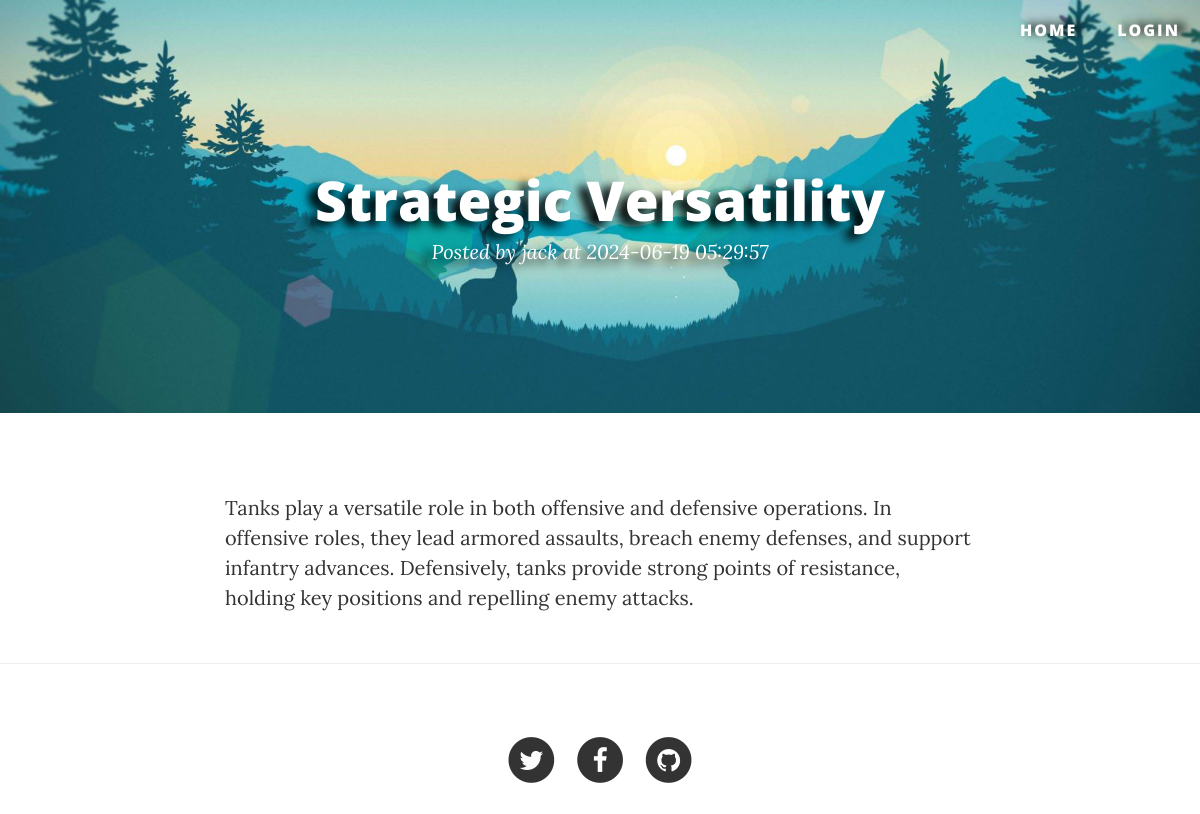
Screenshot of /view/posts/post.php?id=3 with the database file from the repository.
### tables this page shows
CREATE TABLE `posts` (
  `id` int NOT NULL,
  `author_id` int NOT NULL,
  `title` varchar(100) NOT NULL,
  `content` longtext NOT NULL,
  `image` varchar(255) DEFAULT NULL,
  `status` varchar(50) DEFAULT NULL,
  `created_at` timestamp NOT NULL DEFAULT CURRENT_TIMESTAMP,
  `updated_at` timestamp NOT NULL DEFAULT CURRENT_TIMESTAMP ON UPDATE CURRENT_TIMESTAMP
);

CREATE TABLE `accounts` (
  `id` int NOT NULL,
  `user_id` int NOT NULL,
  `username` varchar(100) NOT NULL,
  `password` varchar(255) NOT NULL,
  `status` int NOT NULL
);

CREATE TABLE `users` (
  `id` int NOT NULL,
  `full_name` varchar(255) NOT NULL,
  `address` varchar(255) NOT NULL,
  `age` int NOT NULL,
  `sex` varchar(10) NOT NULL,
  `phone_number` varchar(255) NOT NULL,
  `email` varchar(50) NOT NULL,
  `role` varchar(50) DEFAULT NULL,
  `status` varchar(50) DEFAULT NULL,
  `created_at` timestamp NOT NULL DEFAULT CURRENT_TIMESTAMP,
  `updated_at` timestamp NOT NULL DEFAULT CURRENT_TIMESTAMP ON UPDATE CURRENT_TIMESTAMP
);

### model/blogs.php (called while the page is built, shortened)
<?php
class Blogs {
    private $author_id;
    private $title;
    private $content;
    private $updated_at;
    public function __construct(
        $pdo,
        $id = null,
        $author_id = null,
        $title = null,
        $content = null,
        $image = [],
        $status = null,
        $image_path = null,
        $directory_file_call = null,
        $updated_at = null
    ){
        $this->author_id = $author_id;
        $this->title = $title;
        $this->content = $content;
        $this->updated_at = $updated_at;
    }
    public function getAuthorId() {
        return $this->author_id;
    }
    public function getTitle() {
        return $this->title;
    }
    public function getContent() {
        return $this->content;
    }
    public function getUpdatedAt(){
        return $this->updated_at;
    }
    public static function getById($pdo, $id): Blogs
    {
        try{
            $stmt = $pdo->prepare(self::BASE_QUERY . self::TABLE.".".self::ID. " = ?");
            $stmt->execute([$id]);
            $result = $stmt->fetchAll(PDO::FETCH_ASSOC);
            if(count($result)){
                foreach ($result as $value){
                    return new Blogs(
                        $pdo,
                        $value['id'],
                        $value['author_id'],
                        $value['title'],
                        $value['content'],
                        null,
                        $value['status'],
                        $value['image'],
                        null,
                        $value['updated_at']
                    );
                }
            }
            return new Blogs($pdo);
        } catch (PDOException $e) {
            throw new exception('Cannot get post with id: '.$id. ' cause: '.  $e->getMessage());
        }
    }
}

### model/users.php (called while the page is built, shortened)
<?php
class Users
{
    private $id;
    private $full_name;
    public function __construct(
        $pdo,
        $id = null,
        $full_name = null,
        $address = null,
        $age = null,
        $sex = null,
        $phone_number = null,
        $email = null,
        $username = null,
        $password = null,
        $role = self::ROLE_USER,
        $status = self::STATUS_ACTIVE
    ){
        $this->id = $id;
        $this->full_name = $full_name;
    }
    public function getId() {
        return $this->id;
    }
    public function getFullName() {
        return $this->full_name;
    }
    public static function getById($pdo, $id): Users
    {
        try{
            $stmt = $pdo->prepare(self::BASE_QUERY . self::TABLE. "." . self::ID. " = ?");
            $stmt->execute([$id]);
            $result = $stmt->fetchAll(PDO::FETCH_ASSOC);
            if(count($result)){
                foreach ($result as $value){
                    return new Users(
                        $pdo,
                        $value['id'],
                        $value['full_name'],
                        $value['address'],
                        $value['age'],
                        $value['sex'],
                        $value['phone_number'],
                        $value['email'],
                        $value['username'],
                        $value['password'],
                        $value['role'],
                        $value['status']
                    );
                }
            }
            return new Users($pdo);
        } catch (PDOException $e) {
            throw new exception('Cannot get user with id: '.$id.' cause: '.  $e->getMessage());
        }
    }
}

### view/posts/post.php (the view, shortened to what this page needs)
<?php
include_once "../../model/blogs.php";
include_once "../../model/users.php";
$author_name = '';
$user_id = '';
$author_id = '';
$username = 'User';
$title = '';
$content = '';
$updated_at = '';
if (isset($_GET['id'])){
    try {
        $user_id = $_SESSION['user_id'] ?? '';
        $username = $_SESSION['name'] ?? '';
        $pdo = new Database();
        $pdo->setAttribute(PDO::ATTR_EMULATE_PREPARES, false);
        $pdo->setAttribute(PDO::ATTR_ERRMODE, PDO::ERRMODE_EXCEPTION);
        $post = Blogs::getById($pdo,$_GET['id']);
        $author = Users::getById($pdo, $post->getAuthorId());
        $author_id = $author->getId();
        $author_name = $author->getFullName();
        $title = $post->getTitle();
        $content = $post->getContent();
        $updated_at = $post->getUpdatedAt();
    } catch (Exception $e) {
        $error = 'Can not get list posts: '.  $e->getMessage();
    }
}
?>
<!DOCTYPE html>
<html lang="en">
<head>
    <link href="../resource/vendor/bootstrap/css/bootstrap.min.css" rel="stylesheet">
    <link href="../resource/css/clean-blog.css" rel="stylesheet">
    <link href="../resource/vendor/font-awesome/css/font-awesome.min.css" rel="stylesheet" type="text/css">
</head>
<body>
<nav class="navbar navbar-default navbar-custom navbar-fixed-top">
    <div class="container-fluid">
        <div class="collapse navbar-collapse" id="bs-example-navbar-collapse-1">
            <ul class="nav navbar-nav navbar-right">
                <li>
                    <a href="../../index.php">Home</a>
                </li>
                <?php
                if (isset($_SESSION['login']) && $user_id) {
                    echo "
                            <li class='dropdown'>
                                <a class='dropbtn'> Welcome ".$username. "</a>
                                <div class='dropdown-content'>
                                    <a class='dropdown_item-1' href='../user/detail.php?id=".$user_id."'>Account</a>
                                    <a class='dropdown_item-2' href='../posts/create.php'>Create Posts</a>
                                    <a class='dropdown_item-3' href='../logout.php'>Logout</a>
                                </div>
                            </li>";
                }else{
                    echo "<li><a href='../login.php'>Login</a></li>";
                }
                ?>
            </ul>
        </div>
    </div>
</nav>
<header class="intro-header">
    <div class="container">
        <div class="row">
            <div class="col-lg-8 col-lg-offset-2 col-md-10 col-md-offset-1">
                <div class="post-heading" style="text-align: center">
                    <h1><?= $title?></h1>
                    <span class="meta">Posted by <a href="list_by_author.php?author_id=<?= $author_id ?>"><?= $author_name ?></a> at <?= $updated_at ?></span>
                </div>
            </div>
        </div>
    </div>
</header>
<article>
    <div class="container">
        <div class="row">
            <div class="col-lg-8 col-lg-offset-2 col-md-10 col-md-offset-1">
                <p><?= $content ?></p>
            </div>
        </div>
    </div>
</article>
<hr>
<footer>
    <div class="container">
        <div class="row">
            <div class="col-lg-8 col-lg-offset-2 col-md-10 col-md-offset-1">
                <ul class="list-inline text-center">
                    <li>
                        <a href="#">
                                <span class="fa-stack fa-lg">
                                    <i class="fa fa-circle fa-stack-2x"></i>
                                    <i class="fa fa-twitter fa-stack-1x fa-inverse"></i>
                                </span>
                        </a>
                    </li>
                    <li>
                        <a href="#">
                                <span class="fa-stack fa-lg">
                                    <i class="fa fa-circle fa-stack-2x"></i>
                                    <i class="fa fa-facebook fa-stack-1x fa-inverse"></i>
                                </span>
                        </a>
                    </li>
                    <li>
                        <a href="#">
                                <span class="fa-stack fa-lg">
                                    <i class="fa fa-circle fa-stack-2x"></i>
                                    <i class="fa fa-github fa-stack-1x fa-inverse"></i>
                                </span>
                        </a>
                    </li>
                </ul>
            </div>
        </div>
    </div>
</footer>
</body>
</html>

### view/resource/css/clean-blog.css (style rules this page uses)
body { font-family: 'Lora', 'Times New Roman', serif; font-size: 20px; color: #333333; }
p { line-height: 1.5; margin: 30px 0; }
h1, h2, h3, h4, h5, h6 { font-family: 'Open Sans', 'Helvetica Neue', Helvetica, Arial, sans-serif; font-weight: 800; }
a { color: #333333; }
.navbar-custom { position: absolute; top: 0; left: 0; width: 100%; z-index: 3; font-family: 'Open Sans', 'Helvetica Neue', Helvetica, Arial, sans-serif; }
.navbar-custom .nav li a { text-transform: uppercase; font-size: 16px; font-weight: 1000; letter-spacing: 2px; filter: drop-shadow(7px -2px 5px black); }
@media only screen and (min-width: 768px) { .navbar-custom { background: transparent; border-bottom: 1px solid transparent; } }
@media only screen and (min-width: 768px) { .navbar-custom .nav li a { color: white; padding: 20px; } }
@media only screen and (min-width: 1170px) { .navbar-custom { -webkit-transition: background-color 0.3s; -moz-transition: background-color 0.3s; transition: background-color 0.3s; -webkit-transform: translate3d(0, 0, 0); -moz-transform: translate3d(0, 0, 0); -ms-transform: translate3d(0, 0, 0); -o-transform: translate3d(0, 0, 0); transform: translate3d(0, 0, 0); -webkit-backface-visibility: hidden; backface-visibility: hidden; } }
.intro-header { -webkit-background-size: cover; -moz-background-size: cover; -o-background-size: cover; margin-bottom: 50px; content: ""; position: relative; top: 0; left: 0; width: 100%; height: 100%; background-image: url("../img/background.jpg"); background-position: center 80%; background-size: cover; }
.intro-header .site-heading, .intro-header .post-heading, .intro-header .page-heading { filter: drop-shadow(-9px 5px 5px black); padding: 100px 0 50px; color: white; }
@media only screen and (min-width: 768px) { .intro-header .site-heading, .intro-header .post-heading, .intro-header .page-heading { padding: 150px 0; } }
.intro-header .post-heading h1 { font-size: 35px; }
.intro-header .post-heading .subheading, .intro-header .post-heading .meta { line-height: 1.1; display: block; }
.intro-header .post-heading .meta { font-family: 'Lora', 'Times New Roman', serif; font-style: italic; font-weight: 300; font-size: 20px; }
.intro-header .post-heading .meta a { color: white; }
@media only screen and (min-width: 768px) { .intro-header .post-heading h1 { font-size: 55px; } }
footer { padding: 50px 0 65px; }
footer .list-inline { margin: 0; padding: 0; }
body { -webkit-tap-highlight-color: #0085A1; }
.container { position: relative; }

### rows the page displays
posts: title "Strategic Versatility", updated_at "2024-06-19 05:29:57", content "Tanks play a versatile role in both offensive and defensive operations. In offensive roles, they lead armored assaults, breach enemy defenses, and support infantry advances. Defensively, tanks provide strong points of resistance, holding key positions and repelling enemy attacks."
accounts: user.full_name "jack"
